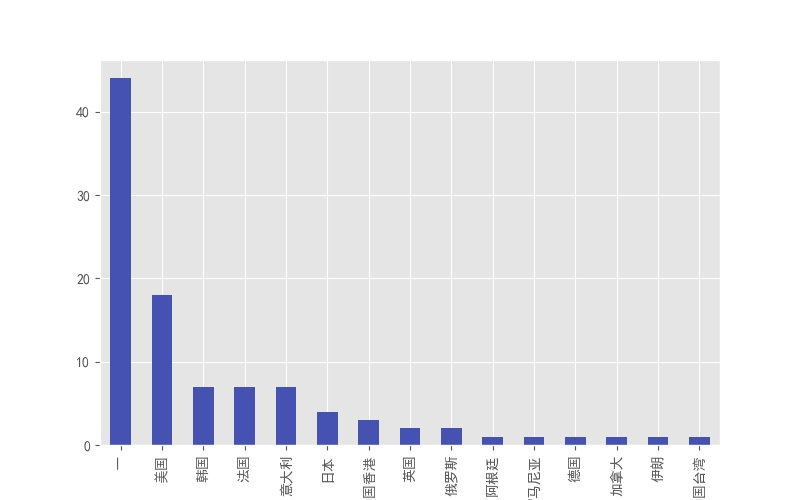

This chart was generated by the following Python code:
# 数据处理
import pandas as pd
# pyplot和pylab都是绘制函数图的工具，但是pylab更为全面，包含了许多NumPy和pyplot中的函数，能够进行计算和绘图
import matplotlib.pyplot as plt
import pylab as pl  # 用于修改x轴坐标


# 设置绘图风格，默认的不好看
plt.style.use('ggplot')
# 设置图片大小
fig = plt.figure(figsize=(8, 5))
# 定义图表title、text标注的颜色
color1 = '#6D6D6D'
# 设置pd读取csv文件时候给定的列标题，也就是表头
columns = ['index', 'thumb', 'name', 'star', 'area', 'time', 'score']
# header，原文件没有表头，设置header为None,并通过names手动指定表头
#index_col设置索引为Index，不设置，默认索引 为0 1 2 3 。。。
# 使用pd读取文件
df = pd.read_csv('maoyantop100.csv', encoding='utf-8',header=None, names=columns, index_col='index')
# 排序，按照得分进行降序排列
df_score = df.sort_values('score', ascending=False)

# 设置中文字体
plt.rcParams['font.sans-serif'] = ['SimHei']
plt.rcParams['axes.unicode_minus'] = False
# 上述步骤对数据进行处理，处理完成之后开始绘图
# 比较100部电影都来自哪些国家
# groupby按区域共同元素进行聚合,然后计算同区域下元素的数量，再从大到小进行排序
# 此时返回的新对象，是对原文件进行处理之后的文件，也就是聚合计算排序之后的新文件
# area
# --      44
# 美国      18
# 韩国       7
# 法国       7
# 意大利      7
# 日本       4
# ......
area_count = df.groupby(by='area').area.count().sort_values(ascending=False)
# 绘图，并设置图表颜色为深蓝色，直接使用新的排序文件进行绘图
area_count.plot.bar(color='#4652B1')
plt.savefig('area_count.jpg')

plt.bar(range(15), area_count.values, tick_label=area_count.index, color='#4652B1')
for x, y in enumerate(list(area_count.values)):
    plt.text(x, y+0.5, '%s' % round(y, 1), ha='center', color=color1)
plt.title('各国/地区电影数量排名', color=color1)
plt.xlabel('国家/地区')
plt.ylabel('数量（部）')
plt.tight_layout()
plt.savefig('area_count2.jpg')
